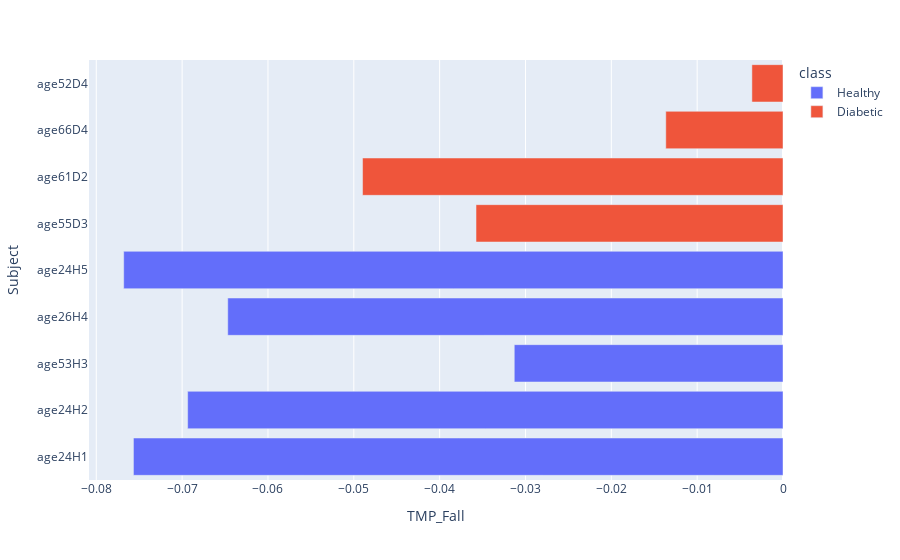

Notebook code for this chart:
### Code cell
df_temp = pd.DataFrame.from_dict(temp_indx, orient='index')
df_temp.columns =["TMP_Fall", "TMP_Rise", "ratio", "auc"]
df_temp["class"] = [x[3] for x in dataset.values()]
df_temp.plot.bar("TMP_Fall", color="class", labels={'index':'Subject'})

### Figure 1 — Plotly figure (JSON) as saved in the notebook; plotly's stock layout.template omitted (floating-point values rounded to 4 significant figures)
{"data": [{"alignmentgroup": "True", "hovertemplate": "class=Healthy<br>TMP_Fall=%{x}<br>Subject=%{y}<extra></extra>", "legendgroup": "Healthy", "marker": {"color": "#636efa", "pattern": {"shape": ""}}, "name": "Healthy", "offsetgroup": "Healthy", "orientation": "h", "showlegend": true, "textposition": "auto", "type": "bar", "x": [-0.07567, -0.06936, -0.0313, -0.06468, -0.07681], "xaxis": "x", "y": ["age24H1", "age24H2", "age53H3", "age26H4", "age24H5"], "yaxis": "y"}, {"alignmentgroup": "True", "hovertemplate": "class=Diabetic<br>TMP_Fall=%{x}<br>Subject=%{y}<extra></extra>", "legendgroup": "Diabetic", "marker": {"color": "#EF553B", "pattern": {"shape": ""}}, "name": "Diabetic", "offsetgroup": "Diabetic", "orientation": "h", "showlegend": true, "textposition": "auto", "type": "bar", "x": [-0.03576, -0.04898, -0.01365, -0.003623], "xaxis": "x", "y": ["age55D3", "age61D2", "age66D4", "age52D4"], "yaxis": "y"}], "layout": {"autosize": true, "barmode": "relative", "legend": {"title": {"text": "class"}, "tracegroupgap": 0}, "margin": {"t": 60}, "xaxis": {"anchor": "y", "autorange": true, "domain": [0, 1], "range": [-0.08085, 0], "title": {"text": "TMP_Fall"}, "type": "linear"}, "yaxis": {"anchor": "x", "autorange": true, "domain": [0, 1], "range": [-0.5, 8.5], "title": {"text": "Subject"}, "type": "category"}}}
